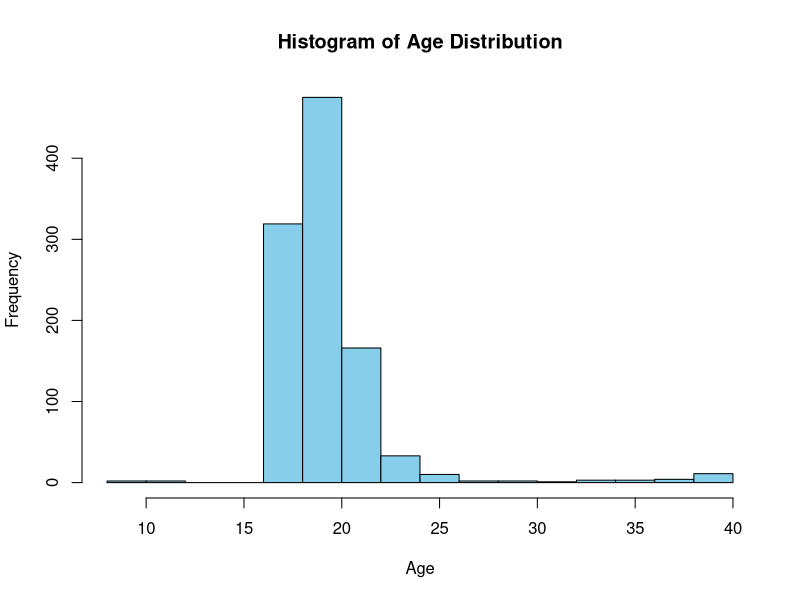
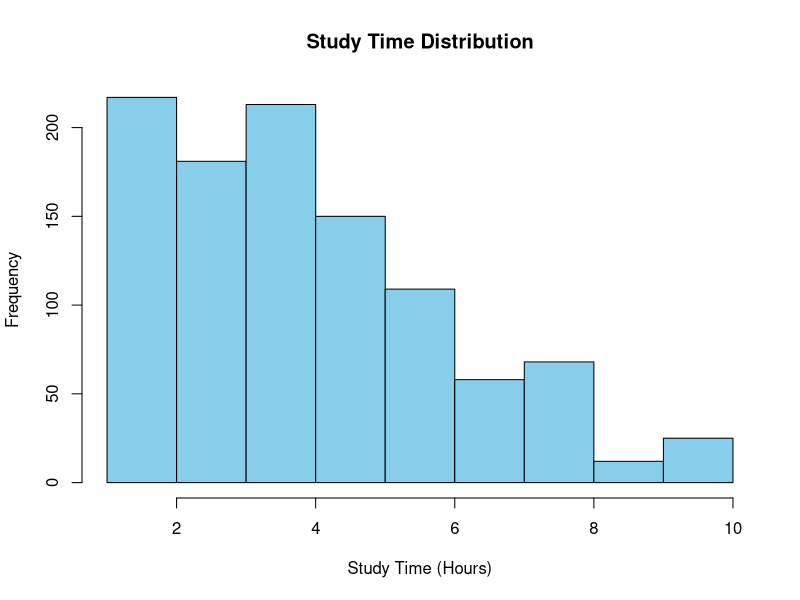
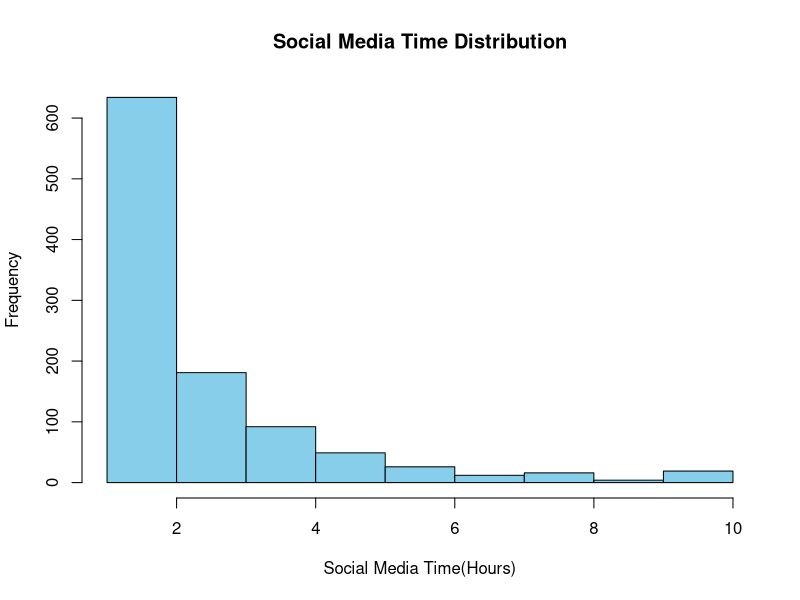
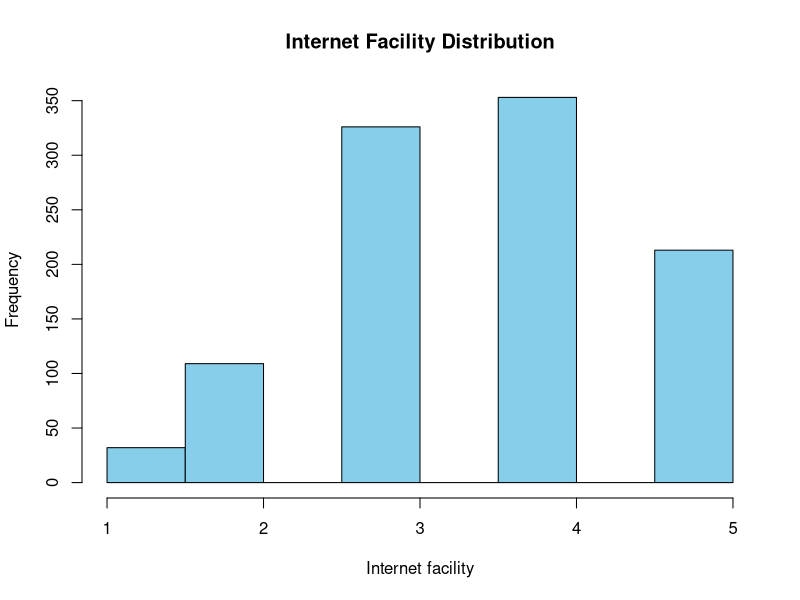
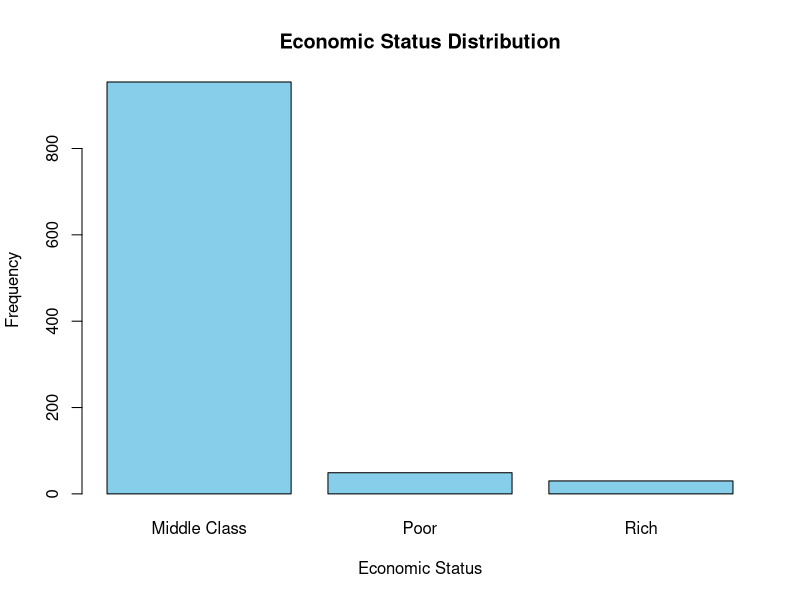
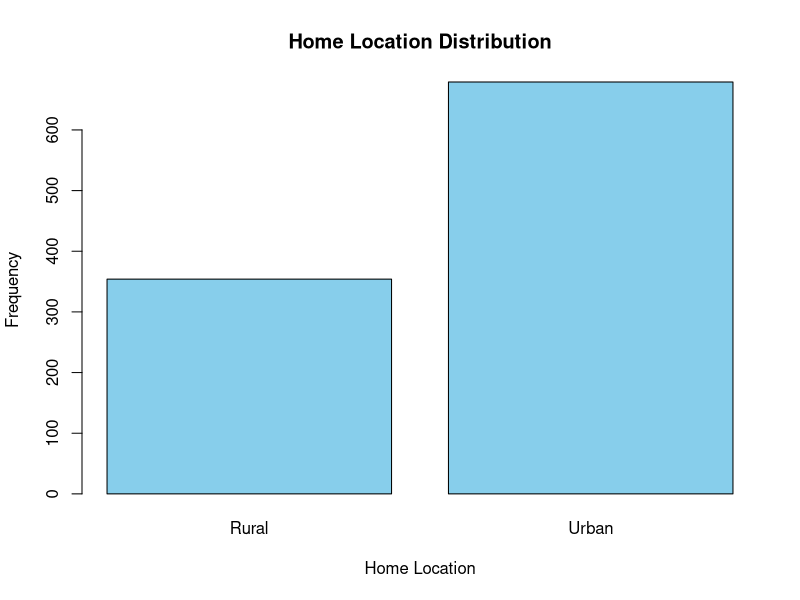
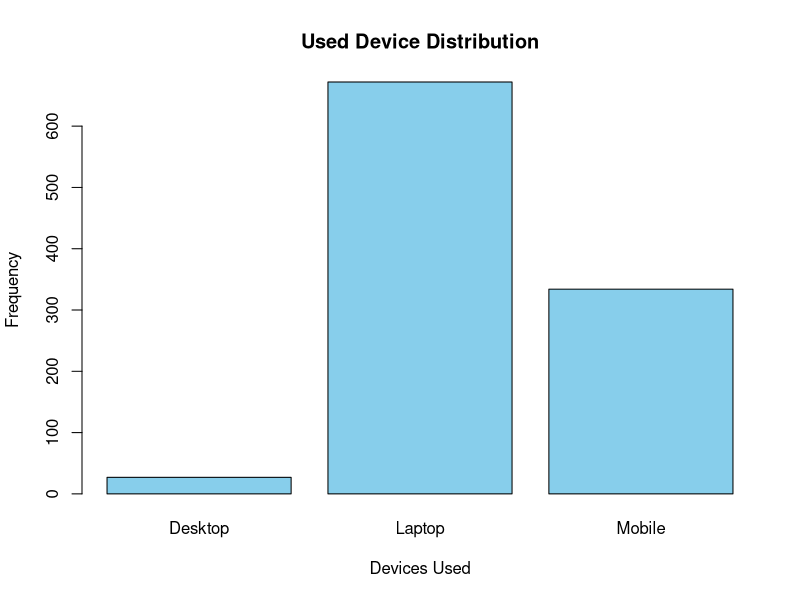
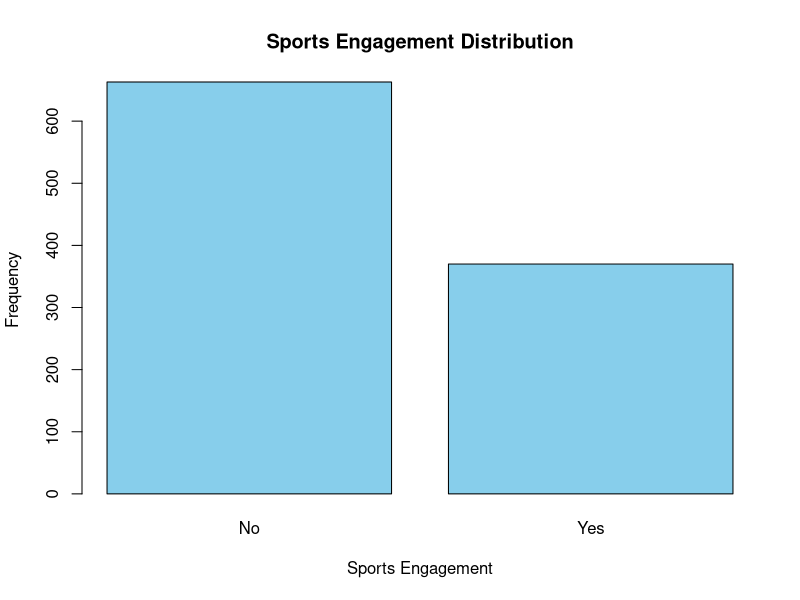

These figures' R source, in order: (Note: this script raises an error after producing the figures.)
library(dplyr)
library(tidyr)
library(ggplot2)
library(randomForest)
library(rpart)
library(tidyverse)
library(modeldata)
?geom_boxplot

sys_data <- read.csv("online_edu_sys_review_clean.csv")


#UNIVARIATE ANALYSIS
#Numerical Variable
#Insight with Histogram
hist(sys_data$age_years, col = "skyblue", border = "black", main = "Histogram of Age Distribution", xlab = "Age", ylab = "Frequency")
hist(sys_data$study_time, col = "skyblue", border = "black", main = "Study Time Distribution", xlab = "Study Time (Hours)", ylab = "Frequency")
hist(sys_data$social_media_time, col = "skyblue", border = "black", main = "Social Media Time Distribution", xlab = "Social Media Time(Hours)", ylab = "Frequency")
hist(sys_data$internet_facility, col = "skyblue", border = "black", main = "Internet Facility Distribution", xlab = "Internet facility", ylab = "Frequency")


#Categorical Variable
#Insight with Barplot

barplot(table(sys_data$economic_status),
        main = "Economic Status Distribution",
        xlab = "Economic Status",
        ylab = "Frequency",
        col = "skyblue",
        border = "black"
)
barplot(table(sys_data$home_location),
        main = "Home Location Distribution",
        xlab = "Home Location",
        ylab = "Frequency",
        col = "skyblue",
        border = "black"
)
barplot(table(sys_data$devices_used),
        main = "Used Device Distribution",
        xlab = "Devices Used",
        ylab = "Frequency",
        col = "skyblue",
        border = "black"
)
barplot(table(sys_data$sport_engagement),
        main = "Sports Engagement Distribution",
        xlab = "Sports Engagement",
        ylab = "Frequency",
        col = "skyblue",
        border = "black"
)

#MULTIVARIANTE ANALYSIS
#MULTIVARIANTE ANALYSIS WITH 2 VARIABLES
#INSIGHT WITH BOXPLOT
#Comparing the Distribution of Study Time Across Different Levels of Education
ggplot(sys_data, aes(x = level_of_education, y = study_time, fill = level_of_education)) +
  geom_boxplot() +
  labs(title = "Study Time by Level of Education",
       x = "Level of Education",
       y = "Study Time") +
  theme_minimal()
#Comparing Average Mark Distribution across Social Media Time
ggplot(sys_data, aes(x = average_mark_score, y = social_media_time, fill = average_mark_score)) +
  geom_boxplot() +
  labs(title = "Average Mark Score by Social Media Time",
       x = "Average Mark Score",
       y = "Social Media Time") +
  theme_minimal()
#MULTIVARIATE ANALYSIS WITH 3 VARIABLES
#INSIGHT WITH BOXPLOT
#Comparing Study Time, Level of Education, and Satisfaction Level
ggplot(sys_data, aes(x = level_of_education, y = study_time, fill = satisfaction_level)) +
  geom_boxplot() +
  labs(title = "Study Time by Level of Education and Satisfaction",
       x = "Level of Education",
       y = "Study Time",
       fill = "Satisfaction Level") +
  theme_minimal()
#Comparing Average Mark Score by Age and Gaming Interest
ggplot(sys_data, aes(x = gender, y = age_years, fill = gaming_interest)) +
  geom_boxplot() +
  labs(title = "Average Mark Score by Gender and Gaming Interest",
       x = "Gender",
       y = "Average Mark Score",
       fill = "Gaming Interest") +
  theme_minimal()

# Create a table for performance level, internet facility, and separate room study
performance_internet_room <- table(sys_data$performance_level, sys_data$internet_facility, sys_data$separate_room_study)

# Convert to data frame
performance_internet_room_df <- as.data.frame.table(performance_internet_room)

# Plot grouped bar chart
ggplot(performance_internet_room_df, aes(x = Var1, y = Freq, fill = Var2)) +
  geom_bar(stat = "identity", position = "dodge") +
  facet_wrap(~Var3, scales = "free_x") +
  labs(x = "Performance Level", y = "Frequency", fill = "Variables") +
  ggtitle("Performance Level by Internet Facility and Separate Room Study")

# Create a table for performance level, sport engagement, and elder supervising
performance_sport_elder <- table(sys_data$performance_level, sys_data$sport_engagement, sys_data$elder_supervising)

# Convert to data frame
performance_sport_elder_df <- as.data.frame.table(performance_sport_elder)

# Plot grouped bar chart
ggplot(performance_sport_elder_df, aes(x = Var1, y = Freq, fill = Var2)) +
  geom_bar(stat = "identity", position = "dodge") +
  facet_wrap(~Var3, scales = "free_x") +
  labs(x = "Performance Level", y = "Frequency", fill = "Variables") +
  ggtitle("Performance Level by Sport Engagement and Elder Supervising")

performance_interest <- sys_data %>%
  select(performance_level, interested) %>%
  gather(key = "Interest_Type", value = "Interest", -performance_level) %>%
  group_by(performance_level, Interest_Type, Interest) %>%
  summarise(Frequency = n())

ggplot(performance_interest, aes(x = factor(performance_level), y = Frequency, fill = Interest, group = Interest_Type)) +
  geom_bar(stat = "identity", position = "dodge") +
  labs(x = "Performance Level", y = "Frequency", fill = "Interest") +
  ggtitle("Performance Level by Interest in Practical, Theory, or Both")

ggplot(sys_data, aes(x = study_time, y = average_mark_score, color = gender)) + geom_point() + geom_smooth(method = "lm") + labs(x = "Study Time", y = "Average MArk") + ggtitle("Scatter Plot of Study Time and Average Mark Score by Gender and Education") + facet_wrap(~level_of_education)
ggplot(sys_data, aes(x = sleep_time, y = average_mark_score, color = gender)) + geom_point() + geom_smooth(method = "lm") + labs(x = "Sleep Time", y = "Average MArk") + ggtitle("Scatter Plot of Sleep Time and Average Mark Score by Gender and Education") + facet_wrap(~level_of_education)

ggplot(sys_data, aes(x = factor(study_time), y = average_mark_score, group = factor(level_of_education), color = factor(gender))) +
  geom_line() +
  facet_wrap(~level_of_education) +
  labs(x = "Study Time", y = "Average Mark Score", color = "Gender") +
  ggtitle("Trend of Average Mark Score by Study Time, Education Level, and Gender")

# Convert categorical variables to factors

sys_data <- sys_data %>%
  mutate(
    gender = as.factor(gender),
    home_location = as.factor(home_location),
    level_of_education = as.factor(level_of_education),
    devices_used = as.factor(devices_used),
    economic_status = as.factor(economic_status),
    sport_engagement = as.factor(sport_engagement),
    elder_supervising = as.factor(elder_supervising),
    gaming_interest = as.factor(gaming_interest),
    separate_room_study = as.factor(separate_room_study),
    group_study_engagement = as.factor(group_study_engagement),
    average_mark_score = as.factor(average_mark_score),
    interested = as.factor(interested),
    satisfaction_level = as.factor(satisfaction_level)
  )

# Scale numerical variables

scale_numeric <- function(x) {
  (x - min(x)) / (max(x) - min(x))
}

# Select numerical columns to scale/normalize

numeric_cols <- c("age_years", "number_of_subjects", "family_size", "internet_facility",
                  "study_time", "sleep_time", "social_media_time", "online_mode_interaction",
                  "performance_level")

# Apply scaling to numeric columns

sys_data[numeric_cols] <- lapply(sys_data[numeric_cols], scale_numeric)

# Remove the first column X

sys_data <- sys_data[, -1]


# Data Split

set.seed(123)
train_indices <- sample(1:nrow(sys_data), 0.7 * nrow(sys_data))
train_data <- sys_data[train_indices, ]
test_data <- sys_data[-train_indices, ]

# Define target and predictors

target_variable <- "satisfaction_level"
predictors <- setdiff(names(train_data), target_variable)

# Construct the formula

formula_rf <- as.formula(paste(target_variable, "~ ."))

# Train the random forest model

rf_model <- randomForest(formula_rf, data = train_data, ntree = 100, mtry = 5)

# Train Decision Tree

dt_model <- rpart(as.formula(paste(target_variable, "~ .")), data = train_data, method = "class")

# Evaluate models

rf_predictions <- predict(rf_model, newdata = test_data)
dt_predictions <- predict(dt_model, newdata = test_data, type = "class")

# Confusion matrix for RF

confusion_rf <- table(rf_predictions, test_data$satisfaction_level)
print("Confusion Matrix for Random Forest:")
print(confusion_rf)

# Confusion matrix for DT

confusion_dt <- table(dt_predictions, test_data$satisfaction_level)
print("Confusion Matrix for Decision Tree:")
print(confusion_dt)

# Calculate accuracy, precision, recall, and F1-score for RF

accuracy_rf <- sum(diag(confusion_rf)) / sum(confusion_rf)
precision_rf <- confusion_rf[2, 2] / sum(confusion_rf[, 2])
recall_rf <- confusion_rf[2, 2] / sum(confusion_rf[2, ])
f1_score_rf <- 2 * (precision_rf * recall_rf) / (precision_rf + recall_rf)

# Calculate accuracy, precision, recall, and F1-score for DT

accuracy_dt <- sum(diag(confusion_dt)) / sum(confusion_dt)
precision_dt <- confusion_dt[2, 2] / sum(confusion_dt[, 2])
recall_dt <- confusion_dt[2, 2] / sum(confusion_dt[2, ])
f1_score_dt <- 2 * (precision_dt * recall_dt) / (precision_dt + recall_dt)

# Print the metrics for RF and DT

print("Random Forest Metrics:")
print(paste("Accuracy:", accuracy_rf))
print(paste("Precision:", precision_rf))
print(paste("Recall:", recall_rf))
print(paste("F1-Score:", f1_score_rf))

print("Decision Tree Metrics:")
print(paste("Accuracy:", accuracy_dt))
print(paste("Precision:", precision_dt))
print(paste("Recall:", recall_dt))
print(paste("F1-Score:", f1_score_dt))


# Interpret models

importance(rf_model)

dt_importance <- dt_model$variable.importance
print(dt_importance)

# Creating a dataframe for metrics comparison

comparison_data <- data.frame(
  Model = c("Random Forest", "Decision Tree"),
  Accuracy = c(accuracy_rf, accuracy_dt),
  Precision = c(precision_rf, precision_dt),
  Recall = c(recall_rf, recall_dt),
  F1_Score = c(f1_score_rf, f1_score_dt)
)

# Reshape data using pivot_longer

comparison_data_long <- comparison_data %>%
  pivot_longer(cols = -Model, names_to = "Metric", values_to = "Value")

# Create a grouped bar plot for metrics comparison

comparison_plot <- ggplot(comparison_data_long, aes(x = Model, y = Value, fill = Metric)) +
  geom_bar(stat = "identity", position = "dodge") +
  labs(title = "Model Performance: RF vs. DT", y = "Metric Value", fill = "Metric") +
  theme_minimal() +
  facet_wrap(~Metric, scales = "free_y")

print(comparison_plot)


# Assuming 'rf_model' is your trained Random Forest model object
saveRDS(rf_model, file = "C:/Users/Rayan/Documents/GroupAssignmentPDS/GroupApp/data/rf_model.rds")
